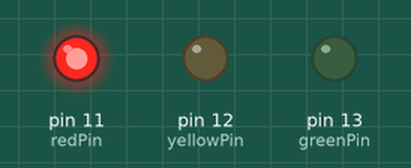
Bench run of a sketch on a simulated Arduino Uno, built with avr-gcc and run on an emulated ATmega328P. Shown: output pins drawn as LEDs (lit = HIGH).

Above: at 1.5 s.
At 3.5 s:
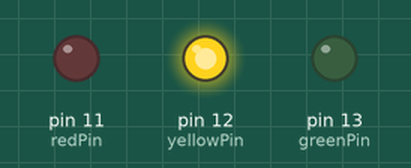
At 5.5 s:
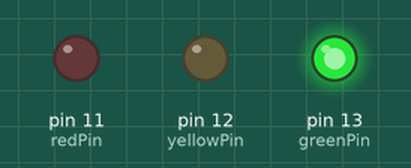
Timing chart, 0 to 9.1 s (numbered marks = the images above):
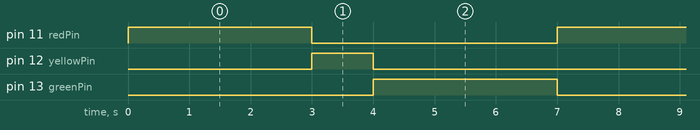

The sketch:

02_Traffic_Light.ino
```cpp
/*
  02_Traffic_Light
  模拟交通信号灯：红 -> 黄 -> 绿 顺序切换
*/

int redPin = 11;    // 红灯接在 11 号口
int yellowPin = 12; // 黄灯接在 12 号口
int greenPin = 13;  // 绿灯接在 13 号口

void setup() {
  // 设置这三个引脚都为输出模式
  pinMode(redPin, OUTPUT);
  pinMode(yellowPin, OUTPUT);
  pinMode(greenPin, OUTPUT);
}

void loop() {
  // 1. 红灯亮 (停车)
  digitalWrite(redPin, HIGH);
  digitalWrite(yellowPin, LOW);
  digitalWrite(greenPin, LOW);
  delay(3000); // 红灯持续 3 秒

  // 2. 黄灯亮 (准备) - 通常红灯变绿前黄灯会亮，或者只有黄灯亮
  // 这里我们演示：红灯灭，黄灯亮
  digitalWrite(redPin, LOW);
  digitalWrite(yellowPin, HIGH);
  digitalWrite(greenPin, LOW);
  delay(1000); // 黄灯持续 1 秒

  // 3. 绿灯亮 (通行)
  digitalWrite(redPin, LOW);
  digitalWrite(yellowPin, LOW);
  digitalWrite(greenPin, HIGH);
  delay(3000); // 绿灯持续 3 秒

  // 4. 绿灯灭，准备回到红灯 (这里简化逻辑，直接循环回红灯)
  digitalWrite(greenPin, LOW);
}
```

Measured:
- by itself, pin 11 (redPin), pin 13 (greenPin): alternates HIGH for 3.0 s and LOW for 4.0 s
- by itself, pin 12 (yellowPin): alternates HIGH for 1.0 s and LOW for 6.0 s
- by itself, everything shown: repeats every 7.0 s, in 4 steps
